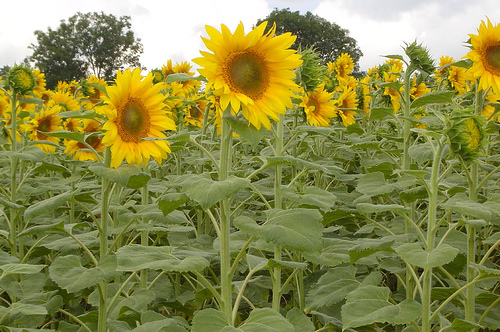
#> input picture img/01/1.jpg, 500 x 332 px, found by its file name
$ jupyter execute 9.ipynb
#> lines starting #> are read from the running program, lines starting #| are printed output that depends on the picture
[cell 1]
import matplotlib as mpl
import matplotlib.pyplot as plt
import numpy as np
from PIL import Image

[cell 2]
path = 'C:/Users/ADMIN/Documents/Python AI/img/01/1.JPG'
img = Image.open(path)
#> img is the input picture: PIL image 500x332 RGB; mean R, G, B 139.4, 139.2, 74.1
display(img)

[cell 3]
GrayImg = img.convert("L")
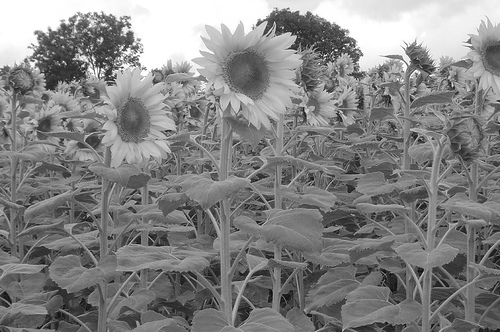
#> GrayImg: PIL image 500x332 L; min 1, max 255, mean 131.8
display(GrayImg)

[cell 4]
imgArray = np.array(GrayImg)

print(imgArray)
#> (printed output is left out)

[cell 5]
plt.figure()
plt.hist(imgArray.flatten(),bins=128)
plt.show()
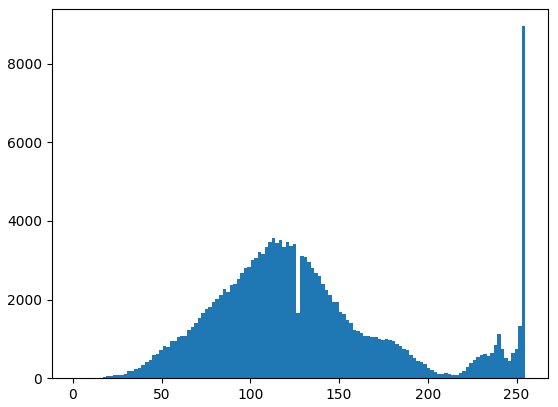
#> figure drawn by matplotlib, 1 panel; tallest bar 8949 high, from x = 253 to 255

$ run again, with img/01/2.jpg copied over img/01/1.jpg
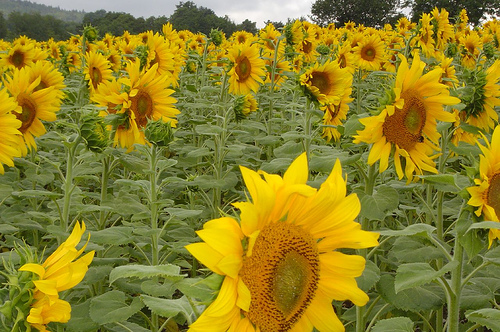
#> input picture img/01/2.jpg, 500 x 332 px, found by its file name
#> img is the input picture: PIL image 500x332 RGB; mean R, G, B 140.8, 128.7, 37.6
#> `GrayImg = img.convert("L")`:
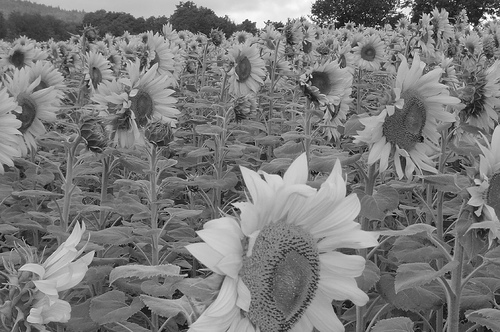
#> GrayImg: PIL image 500x332 L; min 1, max 255, mean 121.9
#> (printed output is left out)
#> `plt.show()`:
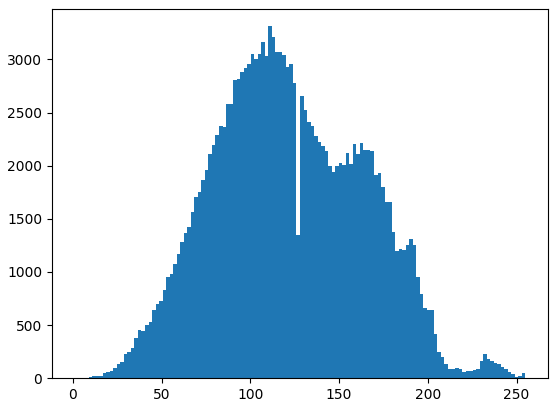
#> figure drawn by matplotlib, 1 panel; tallest bar 3313 high, from x = 110.1 to 112.1

$ run again, with img/01/3.jpg copied over img/01/1.jpg
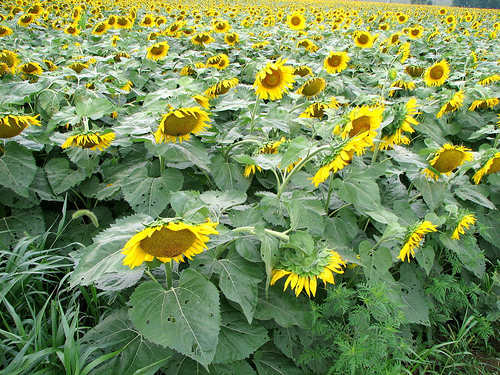
#> input picture img/01/3.jpg, 500 x 375 px, found by its file name
#> img is the input picture: PIL image 500x375 RGB; mean R, G, B 120, 142.1, 86.8
#> `GrayImg = img.convert("L")`:
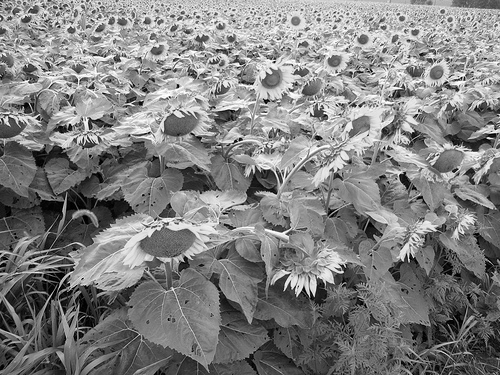
#> GrayImg: PIL image 500x375 L; min 0, max 255, mean 129.2
#> (printed output is left out)
#> `plt.show()`:
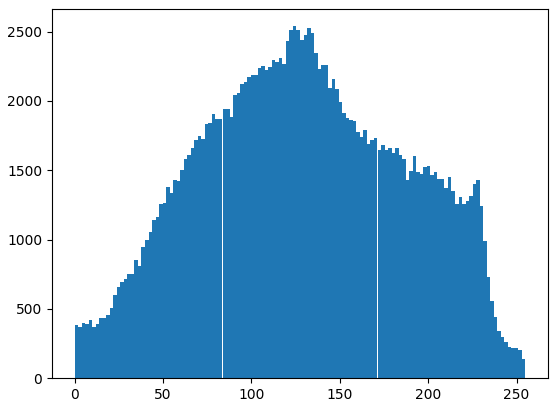
#> figure drawn by matplotlib, 1 panel; tallest bar 2539 high, from x = 123.5 to 125.5
